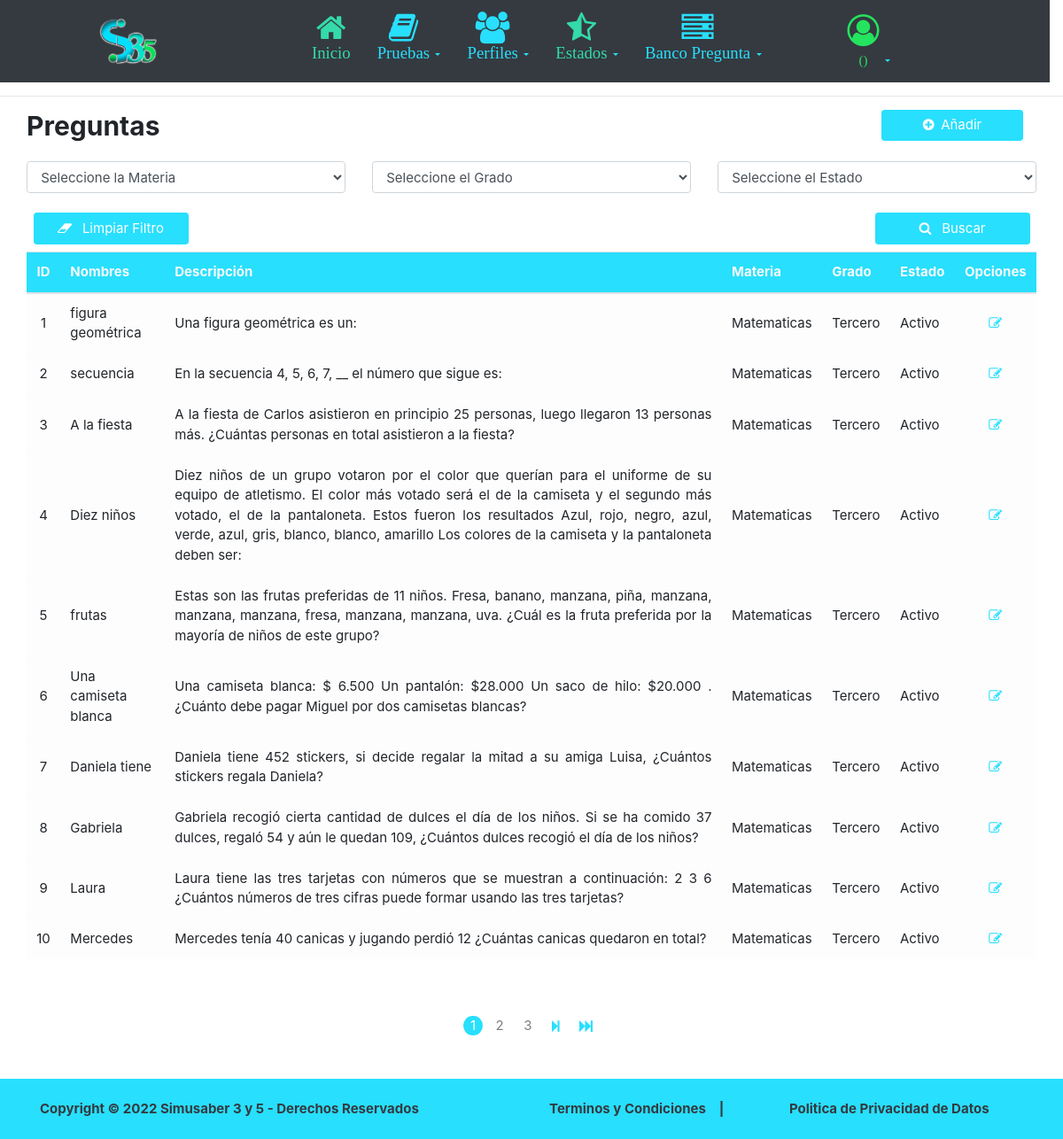
The page /bancoPregunta/readPregunta/ on the database its author committed.
### apps/bancoPregunta/models.py (models this page shows, shortened)
class Pregunta(models.Model):
    nombre=models.CharField(max_length=45, null=True)
    descripcion = models.TextField(unique=True, null=True)
    estado=models.ForeignKey(Estado, blank=True, on_delete=models.CASCADE, null=True)
    materia=models.ForeignKey('prueba.Materia', blank=True, on_delete=models.CASCADE, null=True)
    grado=models.ForeignKey('prueba.Grado', blank=True, on_delete=models.CASCADE, null=True)

### apps/prueba/models.py (models this page shows, shortened)
class Materia(models.Model):
    nombre_materia=models.CharField(max_length=45, null=True, blank=True)
    estado=models.ForeignKey(Estado, blank=True, on_delete=models.CASCADE, null=True)

class Grado(models.Model):
    nombre_grado=models.CharField(max_length=45, null=True)

### apps/states/models.py (models this page shows, shortened)
class Estado(models.Model):
    nombre_estado=models.CharField(max_length=45)

### apps/bancoPregunta/views.py (the view)
# urls.py: path('readPregunta/',read_pregunta_view, name='readPregunta'),
def read_pregunta_view(request, pk=None):
    preguntas=Pregunta.objects.all()
    materias = Materia.objects.all()
    estados = Estado.objects.all()
    grados = Grado.objects.all()
    context = {
        'preguntas':preguntas
    }
    if pk:
        pregunta = preguntas.get(id=pk)
        context['pregunta'] = pregunta
    if request.method == 'GET':
        if request.GET.get('action') =='search':
            if request.GET.get('materia_filter')!="":
                preguntas=preguntas.filter(Q(pregunta__materia__id=int(request.GET.get('materia_filter'))))
                if request.GET.get('grado_filter')!="":
                    preguntas=preguntas.filter(Q(pregunta__grado__id=int(request.GET.get('grado_filter'))))
                if request.GET.get('estado_filter')!="":
                    preguntas=preguntas.filter(Q(estado__id=int(request.GET.get('estado_filter'))))
    page = request.GET.get('page', 1)
    paginator = Paginator(preguntas,10)
    try:
        preguntas = paginator.page(page)
    except PageNotAnInteger:
        preguntas = paginator.page(1)
    except EmptyPage:
        preguntas = paginator.page(paginator.num_pages)
    context['preguntas'] = preguntas
    context['materias'] = materias
    context['estados'] = estados
    context['grados'] = grados
    return render (request,"bancoPregunta/readPregunta.html", context)

### templates/bancoPregunta/readPregunta.html (shortened to what this page needs)
{% extends 'general/master.html' %}
{% block content %}
<div class="container-fluid">
  <div class="row mx-0 my-3">
    <div class="col-10 px-0">
      <h2><b>Preguntas</b></h2>
    </div>
    <div class="col-2">
      <a href="{% url 'bancoPregunta:createPregunta' %}" class="btn bg-Cprimary btn-block text-truncate text-white" ><i class="fa fa-plus-circle pr-2"></i><span>Añadir</span></a>
    </div>
  </div>
  <div class="row" >
    <form class=" col-12  " method="get">
      <div class="row ">
        <div class="col-4">
          <div class="form-group">
            <select class="form-control" name="materia_filter">
              <option value=""> Seleccione la Materia</option>
            </select>
          </div>
        </div>
        <div class="col-4">
          <div class="form-group">
            <select class="form-control" name="grado_filter">
              <option value=""> Seleccione el Grado</option>
            </select>
          </div>
        </div>
        <div class="col-4">
          <div class="form-group">
            <select class="form-control" name="estado_filter">
              <option value=""> Seleccione el Estado</option>
            </select>
          </div>
        </div>
      </div>
      <div class="row mx-0 ">
        <div class="col-2 col-md-2 p-2 ">
          <a href="#"><button type="button" class="btn bg-Cprimary btn-block text-truncate text-white btn_clean"><i class="fa fa-eraser pr-2"></i> Limpiar Filtro</button></a>
        </div>
        <div class="col-2 col-md-2 p-2 offset-8">
          <button type="submit" value="search" name="action" class="btn bg-Cprimary btn-block text-truncate text-white"><i class="fa fa-search pr-2"></i> Buscar</button>
        </div>
      </div>
    </form>
  </div>
  <div class="row mx-0">
    <div class="col-12 p-0">
      <div class="table-responsive">
        <div class="table-wrapper">
          <div class="row mx-0">
            <table class="table table-hover">
              <thead>
                <tr class="bg-Cprimary text-justify text-light shadow">
                  <th class="align-middle text-center">ID</th>
                  <th class="align-middle ">Nombres</th>
                  <th class="align-middle ">Descripción</th>
                  <th class="align-middle ">Materia</th>
                  <th class="align-middle ">Grado</th>
                  <th class="align-middle ">Estado</th>
                  <th class="align-middle text-center">Opciones</th>
                </tr>
              </thead>
              <tbody>
                {% for pregunta in preguntas %}
                <tr class="table-light text-justify">
                  <td class="align-middle text-center">{{pregunta.id}}</td>
                  <td class="align-middle ">{{pregunta.nombre}}</td>
                  <td class="align-middle ">{{pregunta.descripcion}}</td>
                  <td class="align-middle ">{{pregunta.materia.nombre_materia}}</td>
                  <td class="align-middle ">{{pregunta.grado.nombre_grado}}</td>
                  <td class="align-middle ">{{pregunta.estado.nombre_estado}}</td>
                  <td class="align-middle text-center"><a class="fa fa-pencil-square-o text-Cprimary px-2"  href="{% url 'bancoPregunta:updatePregunta' pregunta.id %}"></a>
                </tr>
                {% endfor %}
              </tbody>
            </table>
          </div>
        </div>
      </div>
    </div>
  </div>
  <div class="row my-5">
    <div class="col-10 offset-1 col-md-8 offset-md-2 px-1">
      <div class="row">
        <div class="col-12 px-1">
          <div class="row mx-0 d-flex justify-content-center">
            {% for i in preguntas.paginator.page_range %}
            {% if preguntas.number == i %}
            <a class="rounded-circle bg-Cprimary text-white d-flex justify-content-center align-items-center px-2 mx-1 my-1 paginatorH"
              href="" disabled>{{ i }}</a>
            {% else %}
            <a class="rounded-circle border-0 text-black-50 d-flex justify-content-center align-items-center px-2 mx-1 my-1 paginatorH"
              href="?{{request.GET.urlencode}}&page={{ i }}">{{ i }}</a>
            {% endif %}
            {% endfor %}
            {% if preguntas.has_next%}
            <a class="border-0 text-Cprimary d-flex justify-content-center align-items-center px-2 mx-1 my-1 paginatorH"
              href="?{{request.GET.urlencode}}&page={{ preguntas.next_page_number }}"><i
                class="fa fa-step-forward"></i></a>
            {% endif %}
            {% if preguntas.has_next %}
            <a class="border-0 text-Cprimary d-flex justify-content-center align-items-center px-2 mx-1 my-1 paginatorH"
              href="?{{request.GET.urlencode}}&page={{ preguntas.paginator.num_pages }}"><i
                class="fa fa-fast-forward"></i></a>
            {% endif %}
          </div>
        </div>
      </div>
    </div>
  </div>
</div>
{% endblock %}

### templates/general/master.html (shortened to what this page needs)
<!DOCTYPE html>
<html>
    {% load staticfiles %}
    <head>
        <link rel="stylesheet" href="{% static 'bootstrap4.6/css/bootstrap.min.css' %}">
        <link rel="stylesheet" href="{% static 'fonts/css/font-awesome.css' %}">
        <link rel="stylesheet" href="{% static 'general/general.css' %}?{{version_static}}">
    </head>
    <body>
        <body class="d-flex flex-column min-vh-100 ">
            <header class="mx-0">
                {% include "general/header.html" %}
                <hr class="mb-0">
            </header>
            <div class="container-fluid">
                {% block content %}
                {% endblock %}
            </div>
            <footer class="mt-auto">
                {% include "general/footer.html" %}
            </footer>
    </body>
</html>

### templates/general/header.html (shortened to what this page needs)
{% load staticfiles %}
<nav class="row container-fluid navbar navbar-expand-lg  bg-Cgraylight py-0 bg-dark">
  <div class="text-white ml-2 ml-md-5 col-7 col-md-2">
    <a class="ml-md-5" href="">
      <a href="http://127.0.0.1:8000/profiles/home/">
        <img src="{% static 'images/logo_simusaber.png' %}"  class="h-50 w-50">
      </a>
    </a>
  </div>
  <div class="collapse navbar-collapse mt-3 mt-md-0 small col-md-8" id="navbarSupportedContent">
    <ul class="navbar-nav text-md-center  text-left flex-grow-1 d-flex justify-content-md-center">
      <li class="nav-item text-center mx-2 nav-item dropdown">
        <div class="nav-link">
          <a class= href="#" id="navbarDropdown" role="button" data-toggle="dropdown"
            aria-haspopup="true" aria-expanded="false">
            <i class="fa fa-home fa-3x text-Csecondary">
              <div class="h6 m-0">
                <h5>Inicio</h5>
              </div>
            </i>
          </a>
        </div>
      </li>
      <li class="nav-item text-center mx-2 nav-item dropdown">
        <div class="nav-link">
          <a class="dropdown-toggle text-Cprimary " href="#" id="navbarDropdown" role="button" data-toggle="dropdown"
            aria-haspopup="true" aria-expanded="false">
            <i class="fa fa-book fa-3x text-Cprimary">
              <div class="h6 m-0">
                <h5>Pruebas</h5>
              </div>
            </i>
          </a>
        </div>
      </li>
      <li class="nav-item text-center mx-2 nav-item dropdown">
        <div class="nav-link">
          <a class="dropdown-toggle text-Cprimary " href="#" id="navbarDropdown" role="button" data-toggle="dropdown"
            aria-haspopup="true" aria-expanded="false">
            <i class="fa fa-users fa-3x text-Cprimary">
              <div class="h6 m-0">
                <h5>Perfiles</h5>
              </div>
            </i>
          </a>
        </div>
      </li>
      <li class="nav-item text-center mx-2 nav-item dropdown">
        <div class="nav-link">
          <a class="dropdown-toggle text-Cprimary " href="#" id="navbarDropdown" role="button" data-toggle="dropdown"
            aria-haspopup="true" aria-expanded="false">
            <i class="fa fa-star-half-o fa-3x text-Csecondary">
              <div class="h6 m-0">
                <h5>Estados</h5>
              </div>
            </i>
          </a>
        </div>
      </li>
      <li class="nav-item text-center mx-2 nav-item dropdown">
        <div class="nav-link">
          <a class="dropdown-toggle text-Cprimary " href="#" id="navbarDropdown" role="button" data-toggle="dropdown"
            aria-haspopup="true" aria-expanded="false">
            <i class="fa fa-server fa-3x text-Cprimary">
              <div class="h6 m-0">
                <h5>Banco Pregunta</h5>
              </div>
            </i>
          </a>
        </div>
      </li>
    </ul>
    <div class="justify-content-md-end justify-content-center">
      <ul class="navbar-nav text-right flex-grow-1 my-0 d-flex justify-content-end">
        <li class="nav-item text-center mx-2 nav-item dropdown">
          <div class="row">
            <div class="nav-link col-12 col-md-3 mt-md-2">
              <a class="dropdown-toggle text-Cprimary " href="#" id="navbarDropdown" role="button" data-toggle="dropdown"
                aria-haspopup="true" aria-expanded="false">
                <i class="fa fa-user-circle-o fa-3x text-Ctertiary">
                  <div class="h6 m-0">
                    <h6 >({{user.groups.all.0.name}})</h6>
                  </div>
                </i>
              </a>
          </div>
        </li>
      </ul>
    </div>
  </div>
</nav>

### templates/general/footer.html
<div class="footer mt-auto py-4 text-light bg-Cprimary ">
    <div class="container">
        <div class="row align-items-center">
            <div class="col-12 col-md-6">
                <b class="text-md-left text-center mt-3 text-dark">Copyright © 2022 Simusaber 3 y 5 - Derechos Reservados</b>
            </div>
            <div class="col-12 col-md-6">
                <div class="row ">
                    <div class="col-12 col-md-5 text-center px-0">
                        <a class="text-dark  text-md-right mr-md-3" href="#"><b>Terminos y Condiciones</b></a><b class="text-dark">|</b>
                    </div>
                    <div class="col-12 col-md-7 px-0 text-center">
                        <a class="text-dark text-md-left" href="#"> <b>Politica de Privacidad de Datos</b></a>
                    </div>
                </div>
            </div>
        </div>
    </div>
</div>

### static/general/general.css (style rules this page uses)
:root { --color-primary: #28DFFD; --color-secondary: #34DAA9; --color-tertiary: #24E35E; }
@media (min-width: 1200px) { html { font-size: 15px; } }
.bg-Cprimary { background: var(--color-primary); }
.text-Cprimary { color: var(--color-primary); }
.text-Csecondary { color: var(--color-secondary); }
.text-Ctertiary { color: var(--color-tertiary); }

### rows shown on the page
Pregunta: id "1", nombre "figura geométrica", descripcion "Una figura geométrica es un:", materia.nombre_materia "Matematicas", grado.nombre_grado "Tercero", estado.nombre_estado "Activo"
Pregunta: id "2", nombre "secuencia", descripcion "En la secuencia 4, 5, 6, 7, __ el número que sigue es:", materia.nombre_materia "Matematicas", grado.nombre_grado "Tercero", estado.nombre_estado "Activo"
Pregunta: id "3", nombre "A la fiesta", descripcion "A la fiesta de Carlos asistieron en principio 25 personas, luego llegaron 13 personas más. ¿Cuántas personas en total asistieron a la fiesta?", materia.nombre_materia "Matematicas", grado.nombre_grado "Tercero", estado.nombre_estado "Activo"
Pregunta: id "4", nombre "Diez niños", descripcion "Diez niños de un grupo votaron por el color que querían para el uniforme de su equipo de atletismo. El color más votado será el de la camiseta y el segundo más votado, el de la pantaloneta. Estos fueron los resultados Azul, rojo, negro, azul, verde, azul, gris, blanco, blanco, amarillo Los colores de la camiseta y la pantaloneta deben ser:", materia.nombre_materia "Matematicas", grado.nombre_grado "Tercero", estado.nombre_estado "Activo"
Pregunta: id "5", nombre "frutas", descripcion "Estas son las frutas preferidas de 11 niños. Fresa, banano, manzana, piña, manzana, manzana, manzana, fresa, manzana, manzana, uva. ¿Cuál es la fruta preferida por la mayoría de niños de este grupo?", materia.nombre_materia "Matematicas", grado.nombre_grado "Tercero", estado.nombre_estado "Activo"
Pregunta: id "6", nombre "Una camiseta blanca", descripcion "Una camiseta blanca: $ 6.500 Un pantalón: $28.000 Un saco de hilo: $20.000 . ¿Cuánto debe pagar Miguel por dos camisetas blancas?", materia.nombre_materia "Matematicas", grado.nombre_grado "Tercero", estado.nombre_estado "Activo"
Pregunta: id "7", nombre "Daniela tiene", descripcion "Daniela tiene 452 stickers, si decide regalar la mitad a su amiga Luisa, ¿Cuántos stickers regala Daniela?", materia.nombre_materia "Matematicas", grado.nombre_grado "Tercero", estado.nombre_estado "Activo"
Pregunta: id "8", nombre "Gabriela", descripcion "Gabriela recogió cierta cantidad de dulces el día de los niños. Si se ha comido 37 dulces, regaló 54 y aún le quedan 109, ¿Cuántos dulces recogió el día de los niños?", materia.nombre_materia "Matematicas", grado.nombre_grado "Tercero", estado.nombre_estado "Activo"
Pregunta: id "9", nombre "Laura", descripcion "Laura tiene las tres tarjetas con números que se muestran a continuación: 2 3 6 ¿Cuántos números de tres cifras puede formar usando las tres tarjetas?", materia.nombre_materia "Matematicas", grado.nombre_grado "Tercero", estado.nombre_estado "Activo"
Pregunta: id "10", nombre "Mercedes", descripcion "Mercedes tenía 40 canicas y jugando perdió 12 ¿Cuántas canicas quedaron en total?", materia.nombre_materia "Matematicas", grado.nombre_grado "Tercero", estado.nombre_estado "Activo"

### other values the page prints
{{ i }} "1"
{{ i }} "2" "3"
